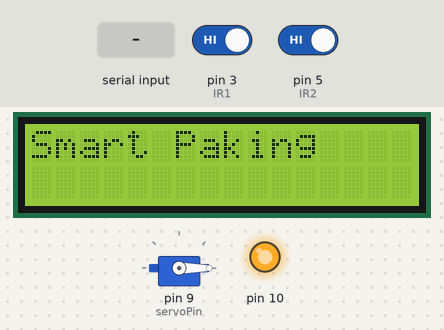
A program run on a simulated Arduino Uno, built with avr-gcc and run on an emulated ATmega328P. Shown: servo, 16×2 character LCD, output pins drawn as LEDs (lit = HIGH). The test bench sets the inputs (shaded band); at power-on: pin 3 (IR1) HIGH, pin 5 (IR2) HIGH. What the program prints to the serial monitor is not drawn.

Above: at 0.2 s.
6.4 s: "1" received over Serial
At 8.8 s:
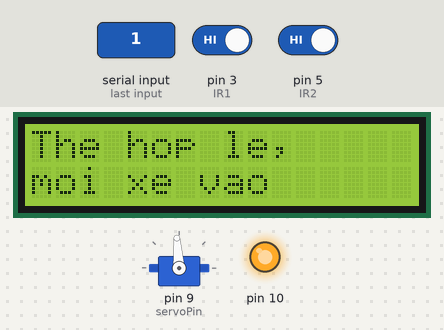
9.1 s: "5" received over Serial
At 11.3 s:
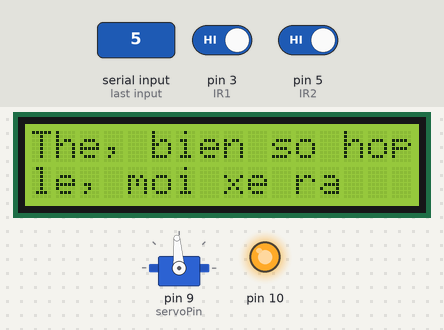
11.9 s: "0" received over Serial
At 13.1 s:
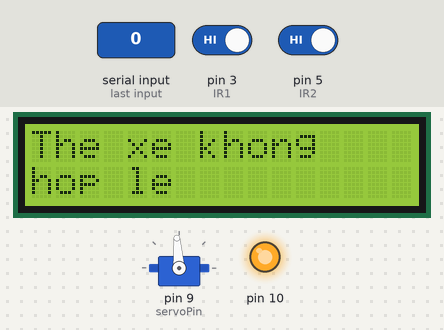
16.4 s: "2" received over Serial
At 17.4 s:
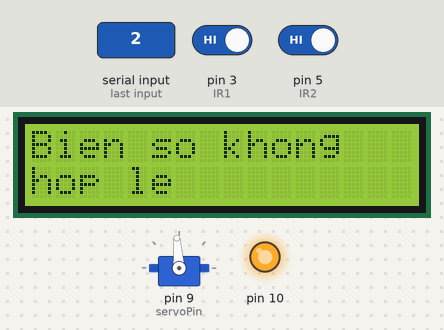
Timing chart, 0 to 19.4 s (numbered marks = the images above; inputs shaded):
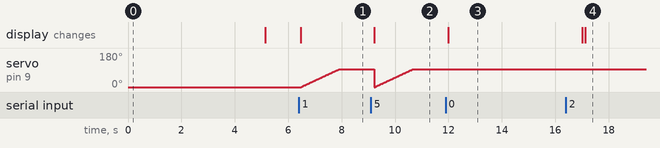

Measured:
- after the input at 6.4 s, servo on pin 9 (servoPin): moves from 0° to 94° over 1.4 s, starting after 0.10 s; the display: changes after 0.07 s (image 1)
- after the input at 9.1 s, the display: changes after 0.13 s (image 2)
- after the input at 11.9 s, the display: changes after 0.09 s (image 3)
- after the input at 16.4 s, the display: first differs from a run without the input after 0.73 s (image 4)

The program:

main.cpp
```cpp
#include <Arduino.h>
#include <Servo.h>
#include <SPI.h>
#include <MFRC522.h>
#include <Wire.h>
#include <LiquidCrystal_I2C.h>

const byte monUID[4] = {0x83, 0x53, 0xD5, 0xFD};
int IR1 = 3; // ENTRANCE SENSOR CONNECTED TO PIN 3 OF ARDUINO
int IR2 = 5; // ENTRANCE SENSOR CONNECTED TO PIN 5 OF ARDUINO

int flag1 = 0;
int flag2 = 0;
const int servoPin = 9; // Chân điều khiển động cơ servo kết nối với chân số 9 trên
// A4 (SDA)
// A5 (SCL)
LiquidCrystal_I2C lcd(0x27, 16, 2);
Servo myservo;
int haveCar = 0;

void displayMessage(int a)
{
  // Xóa nội dung trên màn hình LCD
  lcd.clear();

  // Kiểm tra giá trị của biến a và hiển thị thông báo tương ứng
  if (a == 1)
  {
    lcd.setCursor(0, 0);
    lcd.print("The hop le,");
    lcd.setCursor(0, 1);
    lcd.print("moi xe vao");
  }
  if (a == 11)
  {
    lcd.setCursor(0, 0);
    lcd.print("The, bien so hop");
    lcd.setCursor(0, 1);
    lcd.print("le, moi xe ra");
  }
  else if (a == 0)
  {
    lcd.setCursor(0, 0);
    lcd.print("The xe khong");
    lcd.setCursor(0, 1);
    lcd.print("hop le");
  }
  else if (a == 2)
  {
    lcd.setCursor(0, 0);
    lcd.print("Bien so khong");
    lcd.setCursor(0, 1);
    lcd.print("hop le");
  }
  else if (a == 3)
  {
    lcd.setCursor(0, 0);
    lcd.print("The het tien");
    lcd.setCursor(0, 1);
    lcd.print("Hay nap them");
  }
  else if (a == -1)
  {
    lcd.setCursor(0, 0);
    lcd.print("Vui long quet");
    lcd.setCursor(0, 1);
    lcd.print(" the");
  }
}

// 1 -> open; 2 close
void ControlBarie(int a)
{
  int pos = 0;
  if (a == 1)
  {
    for (pos = 0; pos < 95; pos += 1)
    {
      myservo.write(pos);
      delay(15);
    }
  }
  if (a == 0)
  {
    for (pos = 95; pos >= 1; pos -= 1)
    {
      myservo.write(pos);
      delay(15);
    }
  }
}

void setup()
{
  Serial.begin(9600);
  Serial.println("bat dau set up");
  SPI.begin();

  pinMode(servoPin, OUTPUT);
  myservo.attach(servoPin);
  myservo.write(0);

  lcd.init();
  lcd.init();
  lcd.backlight();
  lcd.setCursor(0, 0);       // move cursor to   (0, 0)
  lcd.print("Smart Paking"); // print message at (0, 0)
  delay(5000);
  lcd.clear();

  pinMode(IR1, INPUT);
  pinMode(IR2, INPUT);

  Serial.println("ket thuc set up");
}

void loop()
{
  char data = Serial.read(); // Read the serial data and store it
  Serial.println("Nhan duoc: " + char(data));

  if (data == '1')
  {
    haveCar = 1;
    displayMessage(1);
    ControlBarie(1);
  }
  if (data == '5')
  {
    haveCar = 1;
    displayMessage(11);
    ControlBarie(1);
  }
  if (data == '0')
  {
    displayMessage(0);
    delay(5000);
    lcd.clear();
    displayMessage(-1);
  }
  if (data == '2')
  {
    displayMessage(2);
    delay(5000);
    lcd.clear();
    displayMessage(-1);
  }
  if (data == '3')
  {
    displayMessage(3);
    delay(5000);
    lcd.clear();
    displayMessage(-1);
  }

  delay(100);
  if (digitalRead(IR1) == LOW && flag1 == 0)
  {
    flag1 = 1;
  }
  if (digitalRead(IR2) == LOW && flag2 == 0)
  { // DETECTING OBSTACLE AT EXIT SENSOR
    flag2 = 1;
  }
  if (flag1 == 1 && flag2 == 1 && haveCar == 1)
  { // IF FLAG VALUE=1 GATE OPENS
    delay(1000);
    ControlBarie(0);
    flag1 = 0, flag2 = 0, haveCar = 0;
    delay(5000);
    lcd.clear();
    displayMessage(-1);
  }
}
```
